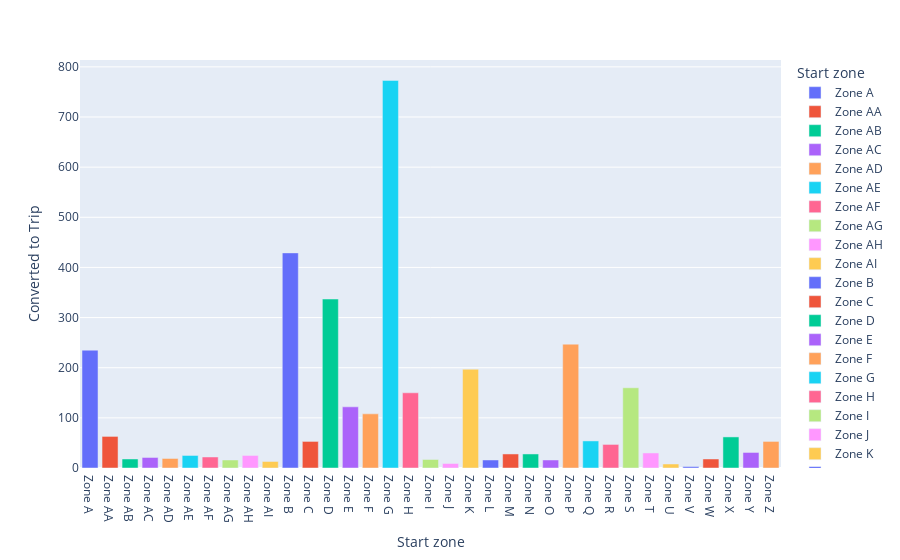

Write notebook code for a chart like this one.
### Code cell
df = performance_df
fig = px.bar(df, x='Start zone', y='Converted to Trip',color="Start zone")
fig.show()

### Figure 1 — Plotly figure (JSON) as saved in the notebook; plotly's stock layout.template omitted (floating-point values rounded to 4 significant figures)
{"data": [{"alignmentgroup": "True", "hovertemplate": "Start zone=%{x}<br>Converted to Trip=%{y}<extra></extra>", "legendgroup": "Zone A", "marker": {"color": "#636efa"}, "name": "Zone A", "offsetgroup": "Zone A", "orientation": "v", "showlegend": true, "textposition": "auto", "type": "bar", "x": ["Zone A"], "xaxis": "x", "y": [235], "yaxis": "y"}, {"alignmentgroup": "True", "hovertemplate": "Start zone=%{x}<br>Converted to Trip=%{y}<extra></extra>", "legendgroup": "Zone AA", "marker": {"color": "#EF553B"}, "name": "Zone AA", "offsetgroup": "Zone AA", "orientation": "v", "showlegend": true, "textposition": "auto", "type": "bar", "x": ["Zone AA"], "xaxis": "x", "y": [63], "yaxis": "y"}, {"alignmentgroup": "True", "hovertemplate": "Start zone=%{x}<br>Converted to Trip=%{y}<extra></extra>", "legendgroup": "Zone AB", "marker": {"color": "#00cc96"}, "name": "Zone AB", "offsetgroup": "Zone AB", "orientation": "v", "showlegend": true, "textposition": "auto", "type": "bar", "x": ["Zone AB"], "xaxis": "x", "y": [18], "yaxis": "y"}, {"alignmentgroup": "True", "hovertemplate": "Start zone=%{x}<br>Converted to Trip=%{y}<extra></extra>", "legendgroup": "Zone AC", "marker": {"color": "#ab63fa"}, "name": "Zone AC", "offsetgroup": "Zone AC", "orientation": "v", "showlegend": true, "textposition": "auto", "type": "bar", "x": ["Zone AC"], "xaxis": "x", "y": [21], "yaxis": "y"}, {"alignmentgroup": "True", "hovertemplate": "Start zone=%{x}<br>Converted to Trip=%{y}<extra></extra>", "legendgroup": "Zone AD", "marker": {"color": "#FFA15A"}, "name": "Zone AD", "offsetgroup": "Zone AD", "orientation": "v", "showlegend": true, "textposition": "auto", "type": "bar", "x": ["Zone AD"], "xaxis": "x", "y": [19], "yaxis": "y"}, {"alignmentgroup": "True", "hovertemplate": "Start zone=%{x}<br>Converted to Trip=%{y}<extra></extra>", "legendgroup": "Zone AE", "marker": {"color": "#19d3f3"}, "name": "Zone AE", "offsetgroup": "Zone AE", "orientation": "v", "showlegend": true, "textposition": "auto", "type": "bar", "x": ["Zone AE"], "xaxis": "x", "y": [25], "yaxis": "y"}, {"alignmentgroup": "True", "hovertemplate": "Start zone=%{x}<br>Converted to Trip=%{y}<extra></extra>", "legendgroup": "Zone AF", "marker": {"color": "#FF6692"}, "name": "Zone AF", "offsetgroup": "Zone AF", "orientation": "v", "showlegend": true, "textposition": "auto", "type": "bar", "x": ["Zone AF"], "xaxis": "x", "y": [22], "yaxis": "y"}, {"alignmentgroup": "True", "hovertemplate": "Start zone=%{x}<br>Converted to Trip=%{y}<extra></extra>", "legendgroup": "Zone AG", "marker": {"color": "#B6E880"}, "name": "Zone AG", "offsetgroup": "Zone AG", "orientation": "v", "showlegend": true, "textposition": "auto", "type": "bar", "x": ["Zone AG"], "xaxis": "x", "y": [16], "yaxis": "y"}, {"alignmentgroup": "True", "hovertemplate": "Start zone=%{x}<br>Converted to Trip=%{y}<extra></extra>", "legendgroup": "Zone AH", "marker": {"color": "#FF97FF"}, "name": "Zone AH", "offsetgroup": "Zone AH", "orientation": "v", "showlegend": true, "textposition": "auto", "type": "bar", "x": ["Zone AH"], "xaxis": "x", "y": [25], "yaxis": "y"}, {"alignmentgroup": "True", "hovertemplate": "Start zone=%{x}<br>Converted to Trip=%{y}<extra></extra>", "legendgroup": "Zone AI", "marker": {"color": "#FECB52"}, "name": "Zone AI", "offsetgroup": "Zone AI", "orientation": "v", "showlegend": true, "textposition": "auto", "type": "bar", "x": ["Zone AI"], "xaxis": "x", "y": [13], "yaxis": "y"}, {"alignmentgroup": "True", "hovertemplate": "Start zone=%{x}<br>Converted to Trip=%{y}<extra></extra>", "legendgroup": "Zone B", "marker": {"color": "#636efa"}, "name": "Zone B", "offsetgroup": "Zone B", "orientation": "v", "showlegend": true, "textposition": "auto", "type": "bar", "x": ["Zone B"], "xaxis": "x", "y": [429], "yaxis": "y"}, {"alignmentgroup": "True", "hovertemplate": "Start zone=%{x}<br>Converted to Trip=%{y}<extra></extra>", "legendgroup": "Zone C", "marker": {"color": "#EF553B"}, "name": "Zone C", "offsetgroup": "Zone C", "orientation": "v", "showlegend": true, "textposition": "auto", "type": "bar", "x": ["Zone C"], "xaxis": "x", "y": [53], "yaxis": "y"}, {"alignmentgroup": "True", "hovertemplate": "Start zone=%{x}<br>Converted to Trip=%{y}<extra></extra>", "legendgroup": "Zone D", "marker": {"color": "#00cc96"}, "name": "Zone D", "offsetgroup": "Zone D", "orientation": "v", "showlegend": true, "textposition": "auto", "type": "bar", "x": ["Zone D"], "xaxis": "x", "y": [337], "yaxis": "y"}, {"alignmentgroup": "True", "hovertemplate": "Start zone=%{x}<br>Converted to Trip=%{y}<extra></extra>", "legendgroup": "Zone E", "marker": {"color": "#ab63fa"}, "name": "Zone E", "offsetgroup": "Zone E", "orientation": "v", "showlegend": true, "textposition": "auto", "type": "bar", "x": ["Zone E"], "xaxis": "x", "y": [122], "yaxis": "y"}, {"alignmentgroup": "True", "hovertemplate": "Start zone=%{x}<br>Converted to Trip=%{y}<extra></extra>", "legendgroup": "Zone F", "marker": {"color": "#FFA15A"}, "name": "Zone F", "offsetgroup": "Zone F", "orientation": "v", "showlegend": true, "textposition": "auto", "type": "bar", "x": ["Zone F"], "xaxis": "x", "y": [108], "yaxis": "y"}, {"alignmentgroup": "True", "hovertemplate": "Start zone=%{x}<br>Converted to Trip=%{y}<extra></extra>", "legendgroup": "Zone G", "marker": {"color": "#19d3f3"}, "name": "Zone G", "offsetgroup": "Zone G", "orientation": "v", "showlegend": true, "textposition": "auto", "type": "bar", "x": ["Zone G"], "xaxis": "x", "y": [773], "yaxis": "y"}, {"alignmentgroup": "True", "hovertemplate": "Start zone=%{x}<br>Converted to Trip=%{y}<extra></extra>", "legendgroup": "Zone H", "marker": {"color": "#FF6692"}, "name": "Zone H", "offsetgroup": "Zone H", "orientation": "v", "showlegend": true, "textposition": "auto", "type": "bar", "x": ["Zone H"], "xaxis": "x", "y": [150], "yaxis": "y"}, {"alignmentgroup": "True", "hovertemplate": "Start zone=%{x}<br>Converted to Trip=%{y}<extra></extra>", "legendgroup": "Zone I", "marker": {"color": "#B6E880"}, "name": "Zone I", "offsetgroup": "Zone I", "orientation": "v", "showlegend": true, "textposition": "auto", "type": "bar", "x": ["Zone I"], "xaxis": "x", "y": [17], "yaxis": "y"}, {"alignmentgroup": "True", "hovertemplate": "Start zone=%{x}<br>Converted to Trip=%{y}<extra></extra>", "legendgroup": "Zone J", "marker": {"color": "#FF97FF"}, "name": "Zone J", "offsetgroup": "Zone J", "orientation": "v", "showlegend": true, "textposition": "auto", "type": "bar", "x": ["Zone J"], "xaxis": "x", "y": [9], "yaxis": "y"}, {"alignmentgroup": "True", "hovertemplate": "Start zone=%{x}<br>Converted to Trip=%{y}<extra></extra>", "legendgroup": "Zone K", "marker": {"color": "#FECB52"}, "name": "Zone K", "offsetgroup": "Zone K", "orientation": "v", "showlegend": true, "textposition": "auto", "type": "bar", "x": ["Zone K"], "xaxis": "x", "y": [197], "yaxis": "y"}, {"alignmentgroup": "True", "hovertemplate": "Start zone=%{x}<br>Converted to Trip=%{y}<extra></extra>", "legendgroup": "Zone L", "marker": {"color": "#636efa"}, "name": "Zone L", "offsetgroup": "Zone L", "orientation": "v", "showlegend": true, "textposition": "auto", "type": "bar", "x": ["Zone L"], "xaxis": "x", "y": [16], "yaxis": "y"}, {"alignmentgroup": "True", "hovertemplate": "Start zone=%{x}<br>Converted to Trip=%{y}<extra></extra>", "legendgroup": "Zone M", "marker": {"color": "#EF553B"}, "name": "Zone M", "offsetgroup": "Zone M", "orientation": "v", "showlegend": true, "textposition": "auto", "type": "bar", "x": ["Zone M"], "xaxis": "x", "y": [28], "yaxis": "y"}, {"alignmentgroup": "True", "hovertemplate": "Start zone=%{x}<br>Converted to Trip=%{y}<extra></extra>", "legendgroup": "Zone N", "marker": {"color": "#00cc96"}, "name": "Zone N", "offsetgroup": "Zone N", "orientation": "v", "showlegend": true, "textposition": "auto", "type": "bar", "x": ["Zone N"], "xaxis": "x", "y": [28], "yaxis": "y"}, {"alignmentgroup": "True", "hovertemplate": "Start zone=%{x}<br>Converted to Trip=%{y}<extra></extra>", "legendgroup": "Zone O", "marker": {"color": "#ab63fa"}, "name": "Zone O", "offsetgroup": "Zone O", "orientation": "v", "showlegend": true, "textposition": "auto", "type": "bar", "x": ["Zone O"], "xaxis": "x", "y": [16], "yaxis": "y"}, {"alignmentgroup": "True", "hovertemplate": "Start zone=%{x}<br>Converted to Trip=%{y}<extra></extra>", "legendgroup": "Zone P", "marker": {"color": "#FFA15A"}, "name": "Zone P", "offsetgroup": "Zone P", "orientation": "v", "showlegend": true, "textposition": "auto", "type": "bar", "x": ["Zone P"], "xaxis": "x", "y": [247], "yaxis": "y"}, {"alignmentgroup": "True", "hovertemplate": "Start zone=%{x}<br>Converted to Trip=%{y}<extra></extra>", "legendgroup": "Zone Q", "marker": {"color": "#19d3f3"}, "name": "Zone Q", "offsetgroup": "Zone Q", "orientation": "v", "showlegend": true, "textposition": "auto", "type": "bar", "x": ["Zone Q"], "xaxis": "x", "y": [54], "yaxis": "y"}, {"alignmentgroup": "True", "hovertemplate": "Start zone=%{x}<br>Converted to Trip=%{y}<extra></extra>", "legendgroup": "Zone R", "marker": {"color": "#FF6692"}, "name": "Zone R", "offsetgroup": "Zone R", "orientation": "v", "showlegend": true, "textposition": "auto", "type": "bar", "x": ["Zone R"], "xaxis": "x", "y": [47], "yaxis": "y"}, {"alignmentgroup": "True", "hovertemplate": "Start zone=%{x}<br>Converted to Trip=%{y}<extra></extra>", "legendgroup": "Zone S", "marker": {"color": "#B6E880"}, "name": "Zone S", "offsetgroup": "Zone S", "orientation": "v", "showlegend": true, "textposition": "auto", "type": "bar", "x": ["Zone S"], "xaxis": "x", "y": [160], "yaxis": "y"}, {"alignmentgroup": "True", "hovertemplate": "Start zone=%{x}<br>Converted to Trip=%{y}<extra></extra>", "legendgroup": "Zone T", "marker": {"color": "#FF97FF"}, "name": "Zone T", "offsetgroup": "Zone T", "orientation": "v", "showlegend": true, "textposition": "auto", "type": "bar", "x": ["Zone T"], "xaxis": "x", "y": [30], "yaxis": "y"}, {"alignmentgroup": "True", "hovertemplate": "Start zone=%{x}<br>Converted to Trip=%{y}<extra></extra>", "legendgroup": "Zone U", "marker": {"color": "#FECB52"}, "name": "Zone U", "offsetgroup": "Zone U", "orientation": "v", "showlegend": true, "textposition": "auto", "type": "bar", "x": ["Zone U"], "xaxis": "x", "y": [8], "yaxis": "y"}, {"alignmentgroup": "True", "hovertemplate": "Start zone=%{x}<br>Converted to Trip=%{y}<extra></extra>", "legendgroup": "Zone V", "marker": {"color": "#636efa"}, "name": "Zone V", "offsetgroup": "Zone V", "orientation": "v", "showlegend": true, "textposition": "auto", "type": "bar", "x": ["Zone V"], "xaxis": "x", "y": [3], "yaxis": "y"}, {"alignmentgroup": "True", "hovertemplate": "Start zone=%{x}<br>Converted to Trip=%{y}<extra></extra>", "legendgroup": "Zone W", "marker": {"color": "#EF553B"}, "name": "Zone W", "offsetgroup": "Zone W", "orientation": "v", "showlegend": true, "textposition": "auto", "type": "bar", "x": ["Zone W"], "xaxis": "x", "y": [18], "yaxis": "y"}, {"alignmentgroup": "True", "hovertemplate": "Start zone=%{x}<br>Converted to Trip=%{y}<extra></extra>", "legendgroup": "Zone X", "marker": {"color": "#00cc96"}, "name": "Zone X", "offsetgroup": "Zone X", "orientation": "v", "showlegend": true, "textposition": "auto", "type": "bar", "x": ["Zone X"], "xaxis": "x", "y": [62], "yaxis": "y"}, {"alignmentgroup": "True", "hovertemplate": "Start zone=%{x}<br>Converted to Trip=%{y}<extra></extra>", "legendgroup": "Zone Y", "marker": {"color": "#ab63fa"}, "name": "Zone Y", "offsetgroup": "Zone Y", "orientation": "v", "showlegend": true, "textposition": "auto", "type": "bar", "x": ["Zone Y"], "xaxis": "x", "y": [31], "yaxis": "y"}, {"alignmentgroup": "True", "hovertemplate": "Start zone=%{x}<br>Converted to Trip=%{y}<extra></extra>", "legendgroup": "Zone Z", "marker": {"color": "#FFA15A"}, "name": "Zone Z", "offsetgroup": "Zone Z", "orientation": "v", "showlegend": true, "textposition": "auto", "type": "bar", "x": ["Zone Z"], "xaxis": "x", "y": [53], "yaxis": "y"}], "layout": {"barmode": "relative", "legend": {"title": {"text": "Start zone"}, "tracegroupgap": 0}, "margin": {"t": 60}, "xaxis": {"anchor": "y", "categoryarray": ["Zone A", "Zone AA", "Zone AB", "Zone AC", "Zone AD", "Zone AE", "Zone AF", "Zone AG", "Zone AH", "Zone AI", "Zone B", "Zone C", "Zone D", "Zone E", "Zone F", "Zone G", "Zone H", "Zone I", "Zone J", "Zone K", "Zone L", "Zone M", "Zone N", "Zone O", "Zone P", "Zone Q", "Zone R", "Zone S", "Zone T", "Zone U", "Zone V", "Zone W", "Zone X", "Zone Y", "Zone Z"], "categoryorder": "array", "domain": [0, 1], "title": {"text": "Start zone"}}, "yaxis": {"anchor": "x", "domain": [0, 1], "title": {"text": "Converted to Trip"}}}}
